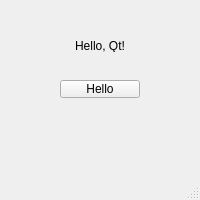
<?xml version="1.0" encoding="UTF-8"?>
<ui version="4.0">
 <class>MainWindow</class>
 <widget class="QMainWindow" name="MainWindow">
  <property name="geometry">
   <rect>
    <x>0</x>
    <y>0</y>
    <width>200</width>
    <height>200</height>
   </rect>
  </property>
  <property name="windowTitle">
   <string>MainWindow</string>
  </property>
  <widget class="QWidget" name="centralwidget">
   <widget class="QPushButton" name="btn_hello">
    <property name="geometry">
     <rect>
      <x>60</x>
      <y>80</y>
      <width>80</width>
      <height>18</height>
     </rect>
    </property>
    <property name="text">
     <string>Hello</string>
    </property>
   </widget>
   <widget class="QLabel" name="lbl_greetings">
    <property name="geometry">
     <rect>
      <x>40</x>
      <y>40</y>
      <width>120</width>
      <height>12</height>
     </rect>
    </property>
    <property name="text">
     <string>Hello, Qt!</string>
    </property>
    <property name="alignment">
     <set>Qt::AlignmentFlag::AlignCenter</set>
    </property>
   </widget>
  </widget>
  <widget class="QMenuBar" name="menubar">
   <property name="geometry">
    <rect>
     <x>0</x>
     <y>0</y>
     <width>200</width>
     <height>17</height>
    </rect>
   </property>
  </widget>
  <widget class="QStatusBar" name="statusbar"/>
 </widget>
 <resources/>
 <connections/>
</ui>
